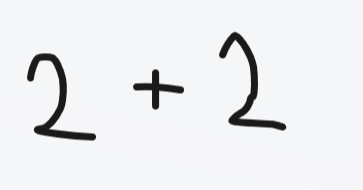
#> input picture ss.png, 363 x 190 px, found by its file name
$ jupyter execute --allow-errors handwritten-math-symbol-recognition-and-solver.ipynb
#> lines starting #> are read from the running program, lines starting #| are printed output that depends on the picture; after the words box and inside, x2 and y2 are one past the last pixel; in counts of white or black regions, pixels touching at a corner belong together
[cell 1]
import tensorflow as tf
from tensorflow.keras.preprocessing.image import ImageDataGenerator
from tensorflow.keras.models import Sequential
from tensorflow.keras.layers import Conv2D, MaxPooling2D, Flatten, Dense, Dropout
import numpy as np
import cv2
import matplotlib.pyplot as plt  # Import matplotlib.pyplot
from matplotlib import pyplot as plt
import numpy as np
import pytesseract
from PIL import Image
import sympy as sp

## Data Preprocessing

[cell 2]
image_size = (28, 28)
batch_size = 32
#> (the rest of this cell did not finish here and is left out)

## Model Definition

[cell 3]
# [16 lines left out: function create_cnn_model, not called in this run]

input_shape = (28, 28, 1)
#> (the rest of this cell did not finish here and is left out)

## Model Training

#> (a cell that did not finish here is left out)

## Create test data generator

#> (a cell that did not finish here is left out)

## Plot training & validation accuracy values

[cell 6]
plt.figure(figsize=(12, 4))
plt.subplot(1, 2, 1)
#> (the rest of this cell did not finish here and is left out)

## Prediction

[cell 7]
# [15 lines left out: functions preprocess_image, predict_label, not called in this run]

[cell 8]
from IPython.display import Image
# Example usage
image_path = '/kaggle/input/handwritten-math-symbols/dataset/8/1913.jpg'
Image(filename=image_path)

#> (a cell that did not finish here is left out)

##  Segmentation Symbols and Solve

[cell 10]
# [8 lines left out: function parse_and_solve_equation, not called in this run]

[cell 11]
import cv2
import numpy as np
import matplotlib.pyplot as plt

# [13 lines left out: functions preprocess_image, predict_label, not called in this run]

image = cv2.imread('/kaggle/input/mathematical-problem1/ss.png')
#> image is the input picture: shape (190, 363, 3); mean B, G, R 238, 236.2, 235.4
gray = cv2.cvtColor(image, cv2.COLOR_BGR2GRAY)
_, binary = cv2.threshold(gray, 128, 255, cv2.THRESH_BINARY_INV)
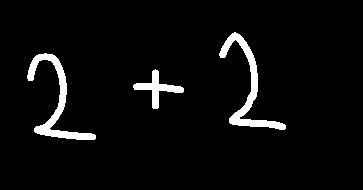
#> binary: shape (190, 363); 4.5% white; 3 white regions
contours, _ = cv2.findContours(binary, cv2.RETR_EXTERNAL, cv2.CHAIN_APPROX_SIMPLE)
#> contours = 3 contours; box (x1, y1, x2, y2) and area: (27, 53, 96, 140) 1088, (219, 32, 286, 130) 1080, (133, 69, 184, 109) 485

#> (the rest of this cell did not finish here and is left out)


$ run again, with dataset/0/30638.jpg saved as ss.png
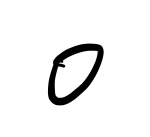
#> input picture dataset/0/30638.jpg, 150 x 137 px, found by its file name
#> image is the input picture: shape (137, 150, 3); min 0, max 255, mean 240.9
#> `_, binary = cv2.threshold(gray, 128, 255, cv2.THRESH_BINARY_INV)`:
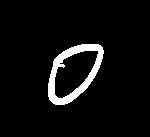
#> binary: shape (137, 150); 5.5% white; 1 white region
#> contours = 1 contour; box (x1, y1, x2, y2) and area: (48, 44, 104, 105) 2278

$ run again, with dataset/0/47923.jpg saved as ss.png
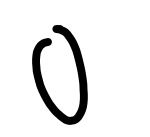
#> input picture dataset/0/47923.jpg, 150 x 137 px, found by its file name
#> image is the input picture: shape (137, 150, 3); min 0, max 255, mean 234.1
#> `_, binary = cv2.threshold(gray, 128, 255, cv2.THRESH_BINARY_INV)`:
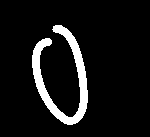
#> binary: shape (137, 150); 8.2% white; 1 white region
#> contours = 1 contour; box (x1, y1, x2, y2) and area: (32, 25, 88, 125) 1489
